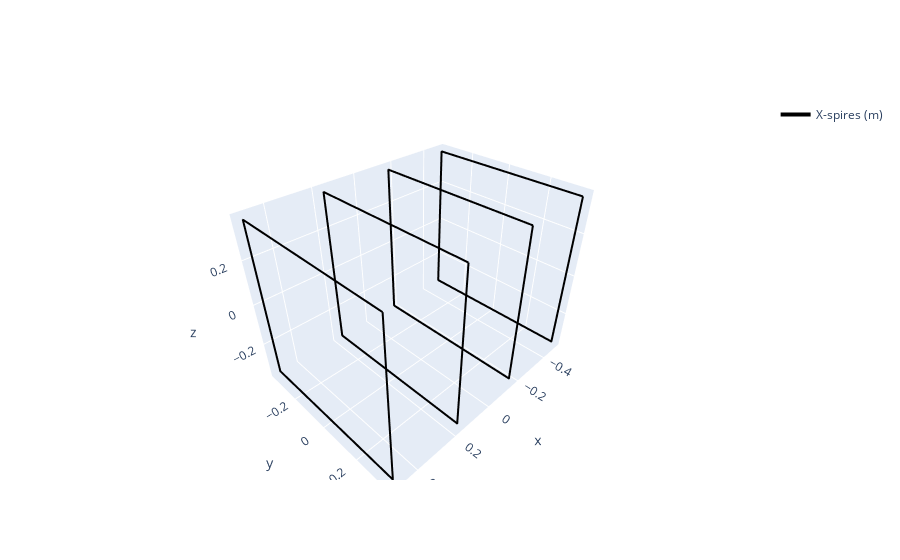

The notebook cell this image was saved under:
### Code cell
#X_coil.update_parameters(length=1.05 ,distance=0.59)
X_coil.update_parameters(length=0.65, distance=0.33)
print(X_coil.L)
##Spawn spires
spires_x_sq = X_coil.square_spires(num_seg)
f1 = None
f1 = hplot.plot_spires(f1, spires_x_sq, color='black', row=None, col=None)

# Plot the square spires
f1.show()

### Figure 1 — Plotly figure (JSON) as saved in the notebook; plotly's stock layout.template omitted (floating-point values rounded to 4 significant figures; data arrays with more than 128 entries replaced by an {"elided": "..."} marker saying what was removed)
{"data": [{"legendgroup": "X-spires (m)", "line": {"color": "black", "width": 4}, "mode": "lines", "name": "X-spires (m)", "showlegend": true, "type": "scatter3d", "x": {"elided": "400 float values"}, "y": {"elided": "400 float values"}, "z": {"elided": "400 float values"}}, {"legendgroup": "X-spires (m)", "line": {"color": "black", "width": 4}, "mode": "lines", "showlegend": false, "type": "scatter3d", "x": {"elided": "400 float values"}, "y": {"elided": "400 float values"}, "z": {"elided": "400 float values"}}, {"legendgroup": "X-spires (m)", "line": {"color": "black", "width": 4}, "mode": "lines", "showlegend": false, "type": "scatter3d", "x": {"elided": "400 float values"}, "y": {"elided": "400 float values"}, "z": {"elided": "400 float values"}}, {"legendgroup": "X-spires (m)", "line": {"color": "black", "width": 4}, "mode": "lines", "showlegend": false, "type": "scatter3d", "x": {"elided": "400 float values"}, "y": {"elided": "400 float values"}, "z": {"elided": "400 float values"}}], "layout": {}}
